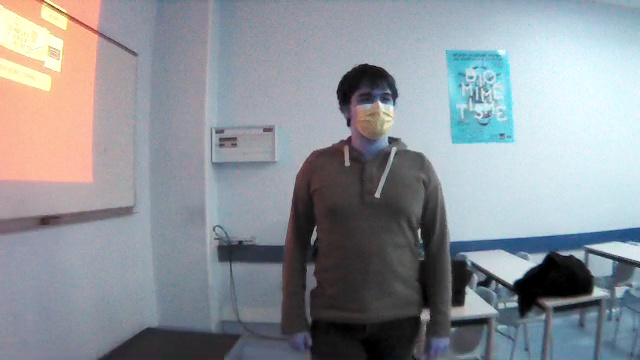
#> input picture 1/0.jpg, 640 x 360 px, found by its file name
$ jupyter execute Untitled.ipynb   (shell and % lines are left out)
#> lines starting #> are read from the running program, lines starting #| are printed output that depends on the picture; after the words box and inside, x2 and y2 are one past the last pixel; in counts of white or black regions, pixels touching at a corner belong together
[cell 1]
import cv2

# Load the cascade
face_cascade = cv2.CascadeClassifier(cv2.data.haarcascades +'haarcascade_frontalface_default.xml')
# Read the input image
img = cv2.imread('data/1/0.jpg')
#> img is the input picture: shape (360, 640, 3); mean B, G, R 152.8, 146.7, 141.4

[cell 2]
# Convert into grayscale
gray = cv2.cvtColor(img, cv2.COLOR_BGR2GRAY)
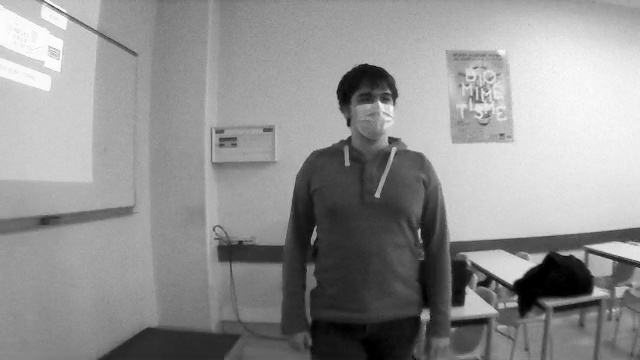
#> gray: shape (360, 640); min 0, max 254, mean 145.8
# Detect faces
faces = face_cascade.detectMultiScale(gray, 1.1, 4)
#> faces = [[348, 78, 57, 57], [415, 16, 124, 124]]
# Draw rectangle around the faces
for (x, y, w, h) in faces:
    cv2.rectangle(img, (x, y), (x+w, y+h), (255, 0, 0), 2)
#> this loop made 2 passes
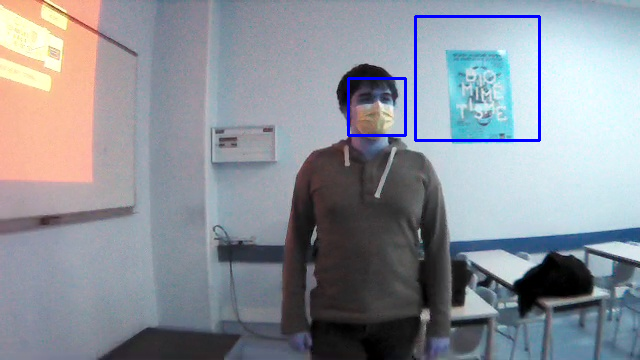
#> img: shape (360, 640, 3); 0.94% of pixels changed, all inside (x1, y1, x2, y2) = (347, 15, 541, 142)
# Display the output
cv2.imshow('img', img)
cv2.waitKey()
#> Out = 27
